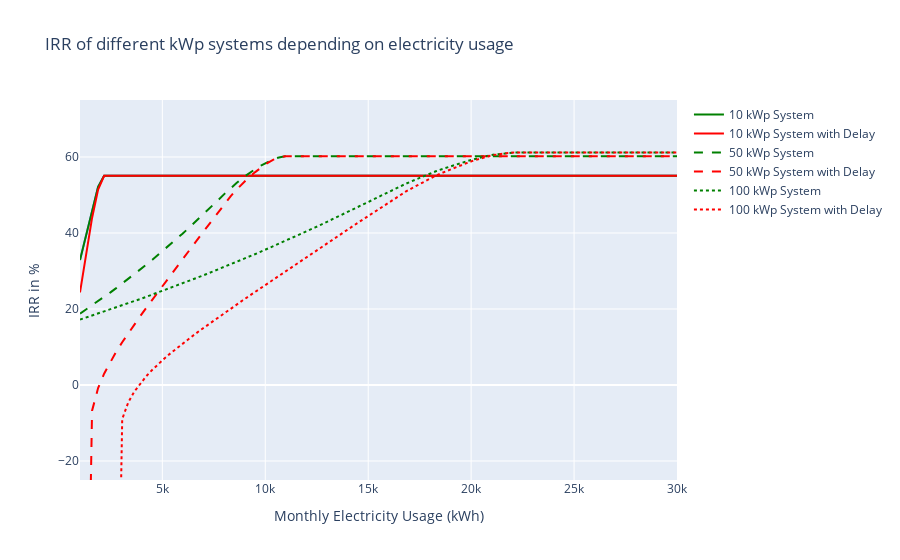

Here is the notebook cell this chart was saved with:
### Code cell
IRR_graph(x_range=np.linspace(1000, 30000, 100))
